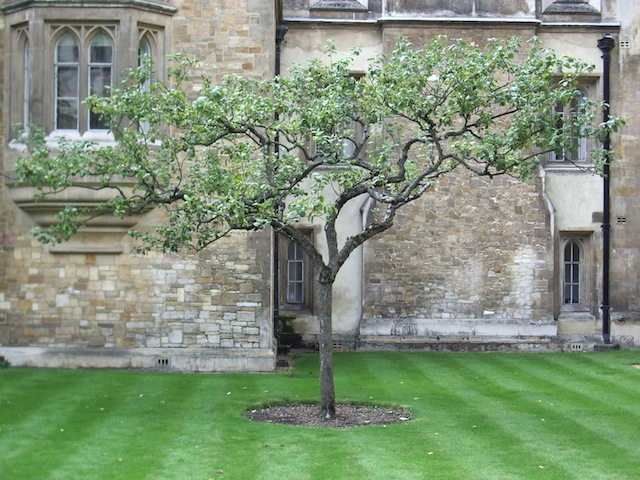
//> input picture 第3回/grayimg/Debug/apple_tree.jpg, 640 x 480 px
$ ./posterization   (built with g++ and OpenCV 4)
//> lines starting //> are read from the running program, lines starting //| are printed output that depends on the picture
//
//  posterization.cpp
//
//
//  Created by Masashi Morimoto on 2022/04/19.
//

#include <iostream>
#include <opencv2/opencv.hpp>
#define FILE_NAME "../Debug/apple_tree.jpg"

//ウィンドウ名
#define WINDOW_NAME_INPUT "input"
#define WINDOW_NAME_OUTPUT "output"
#define COLOR_NUM (256) //色値

int main(int argc, const char * argv[]) {
    //画像の入力 (グレースケール入力)
    cv::Mat src_img = cv::imread(FILE_NAME, cv::IMREAD_GRAYSCALE);
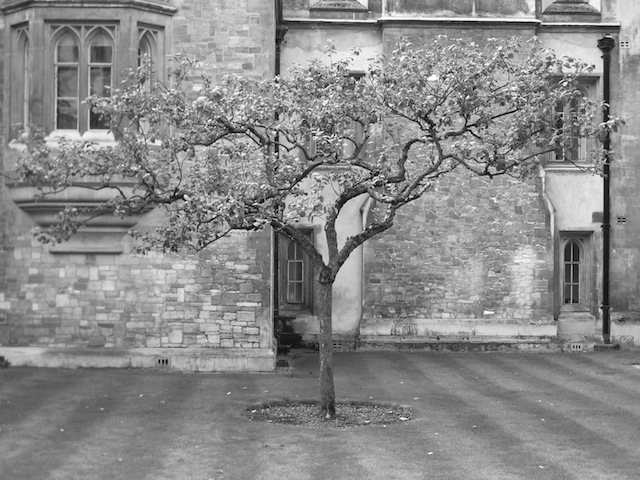
//> src_img: 480 rows x 640 cols, CV_8UC1; min 0, max 255, mean 137.8
    if (src_img.empty()) { //入力失敗の場合
        fprintf(stderr, "Cannot read image file: %s.\n", FILE_NAME);
        return (-1);
    }

    //出力画像のメモリ確保 (グレースケール)
    cv::Mat dst_img = cv::Mat(src_img.size(), CV_8UC1);

    uchar lut[COLOR_NUM]; //ルックアップテーブル
    //ルックアップテーブルの生成 (4段階)
    for (int i=0; i<COLOR_NUM; i++) {
        if (i <= 63) {
            lut[i] = 0;
        }else if (64 <= i && i <= 127) {
            lut[i] = 85;
        }else if (128<= i && i <= 191) {
            lut[i] = 170;
        }else{
            lut[i] = 255;
        }
    }

    //画像の走査
    for (int y=0; y<dst_img.rows; y++) {
        for (int x=0; x<dst_img.cols; x++) {
            uchar s = src_img.at<uchar>(y, x); //画素値の取得
            //ルックアップテーブルによるポスタリゼーション
            dst_img.at<uchar>(y, x) = lut[s];

        }
    }
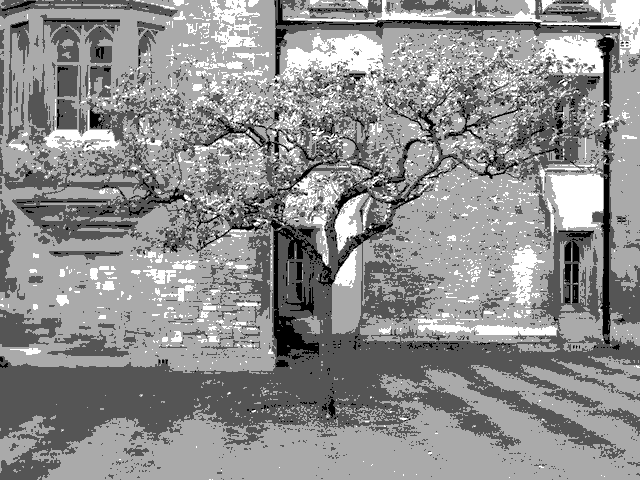
//> dst_img: 480 rows x 640 cols, CV_8UC1; min 0, max 255, mean 142.2

    cv::imshow(WINDOW_NAME_INPUT , src_img);//入力画像の表示
    cv::imshow(WINDOW_NAME_OUTPUT, dst_img);//出力画像の表示
    cv::waitKey(); //キー入力待ち (止める)

    return 0;
}
